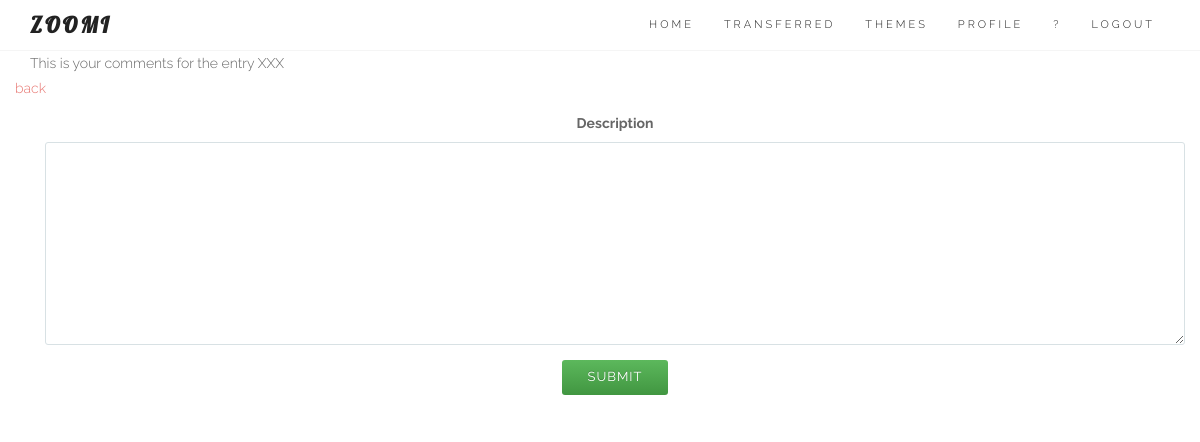
Page /entries/45/comment/ (signed in) on the earlier database version.
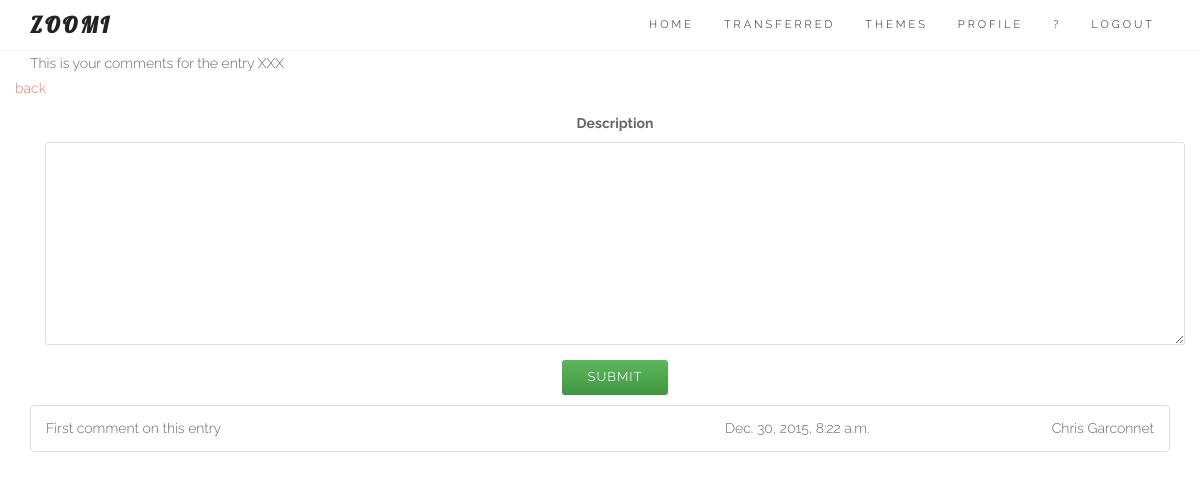
Same page on the later database version.
### core/models.py (models this page shows, shortened)
class Comment(models.Model):
	user = models.ForeignKey(User)
	entry = models.ForeignKey(Entry)
	description = models.TextField(null=True, blank=True)
	source = models.IntegerField(choices=SOURCE_CHOICES, null=True, blank=True)
	created_at = models.DateTimeField(auto_now_add=True)

### core/views.py (the view, shortened to what this page needs)
# urls.py: url(r'^entries/(?P<pk>\d+)/comment/$', login_required(coreviews.CommentListAppendView.as_view()), name='commentlist'),
class CommentListAppendView(ListCommentView):
	model = coremodels.Comment
	template_name = 'comment/list.html'
	context_object_name = 'comment'
	def get_queryset(self):
		entry = coremodels.Entry.objects.get(id=self.kwargs['pk'])
		return coremodels.Comment.objects.filter(entry=entry).order_by('-created_at')

### core/models.py
class CommentCreateForm(ModelForm):
	class Meta:
		model = Comment
		fields = ['description'] # the form on the homepage
	def __init__(self, *args, **kwargs): # current_business, as parameter (cf Creeam)
		super(CommentCreateForm, self).__init__(*args, **kwargs)
		self.fields['description'].widget.attrs['autofocus'] = "on"

### core/models.py (called while the page is built)
	def get(self, request, *args, **kwargs):
		self.object_list = self.get_queryset()
		allow_empty = self.get_allow_empty()
		if not allow_empty and len(self.object_list) == 0:
			raise Http404(_(u"Empty list and '%(class_name)s.allow_empty' is False.")
							% {'class_name': self.__class__.__name__})
		self.object = None
		form_class = self.get_form_class()
		form = self.get_form(form_class)
		context = self.get_context_data(object_list=self.object_list, form=form)
		return self.render_to_response(context)

### templates/comment/list.html (shortened to what this page needs)
{% extends "base/theme.html" %}
{% load sitegate %}
{% load staticfiles %}
{% block page_sub_title %}
This is your comments for the entry XXX
{% endblock %}
{% block content %}
<link rel="stylesheet" href="{% static "css/zoomi.css" %}">
<section id="services">
	<div class="container">
		<div class="row ">
			<a href="/">back</a>
			<div class="col-lg-12 text-center">
				{% include 'comment/create.html' %}
		</div>
		</div>
		<div class="row ">
			<div class="col-lg-12 text-center">
						<ul id="comment_list">
						   	{% for objects in object_list %}
{% block detail %}
									{% include 'comment/details.html' %}
{% endblock %}
							{% endfor %}
						</ul>
			</div>
		</div>
	</div>
</section>
{% endblock %}

### templates/comment/details.html
<li id="entry_{{ objects.id }}" class="list-group-item {% if objects.section == 1 %}active{% endif %}">
  	<div class="row">
  		<div class="col-xs-6 col-sm-6 col-md-6 text-left">
  			{{ objects.description }}
  		</div>
  		<div class="col-xs-3 col-sm-3 col-md-3 text-right">
  			{{ objects.created_at }}
  		</div>
  		<div class="col-xs-3 col-sm-3 col-md-3 text-right">
  			{{ objects.user.get_full_name }}
  		</div>
	</div>
</li>

Differences in the rows shown:
added Comment: description "First comment on this entry", created_at "Dec. 30, 2015, 8:22 a.m.", user.get_full_name "Chris Garconnet"
